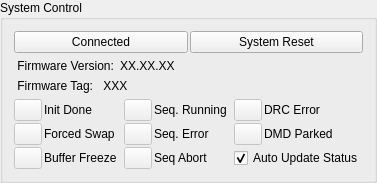
             <widget class="QGroupBox" name="groupBox_SystemCtrl">
              <property name="sizePolicy">
               <sizepolicy hsizetype="Minimum" vsizetype="Minimum">
                <horstretch>0</horstretch>
                <verstretch>0</verstretch>
               </sizepolicy>
              </property>
              <property name="title">
               <string>System Control</string>
              </property>
              <layout class="QGridLayout" name="gridLayout_31">
               <item row="1" column="0">
                <layout class="QFormLayout" name="formLayout_2">
                 <property name="fieldGrowthPolicy">
                  <enum>QFormLayout::AllNonFixedFieldsGrow</enum>
                 </property>
                 <item row="0" column="0">
                  <widget class="QLabel" name="label_API">
                   <property name="text">
                    <string> Firmware Version:</string>
                   </property>
                  </widget>
                 </item>
                 <item row="0" column="1">
                  <widget class="QLabel" name="label_ApiVersion">
                   <property name="text">
                    <string>XX.XX.XX</string>
                   </property>
                  </widget>
                 </item>
                </layout>
               </item>
               <item row="0" column="0">
                <layout class="QHBoxLayout" name="horizontalLayout_8">
                 <property name="spacing">
                  <number>2</number>
                 </property>
                 <item>
                  <widget class="QPushButton" name="pushButton_Connect">
                   <property name="sizePolicy">
                    <sizepolicy hsizetype="Minimum" vsizetype="MinimumExpanding">
                     <horstretch>0</horstretch>
                     <verstretch>0</verstretch>
                    </sizepolicy>
                   </property>
                   <property name="acceptDrops">
                    <bool>false</bool>
                   </property>
                   <property name="text">
                    <string>Connected</string>
                   </property>
                   <property name="icon">
                    <iconset resource="Lcr2.qrc">
                     <normaloff>:/new/prefix1/Icons/Led_G.png</normaloff>
                     <disabledoff>:/new/prefix1/Icons/Led_R.png</disabledoff>
                     <disabledon>:/new/prefix1/Icons/Led_R.png</disabledon>:/new/prefix1/Icons/Led_G.png</iconset>
                   </property>
                  </widget>
                 </item>
                 <item>
                  <widget class="QPushButton" name="pushButton_Reset">
                   <property name="sizePolicy">
                    <sizepolicy hsizetype="Minimum" vsizetype="MinimumExpanding">
                     <horstretch>0</horstretch>
                     <verstretch>0</verstretch>
                    </sizepolicy>
                   </property>
                   <property name="text">
                    <string>System Reset</string>
                   </property>
                  </widget>
                 </item>
                </layout>
               </item>
               <item row="2" column="0">
                <layout class="QFormLayout" name="formLayout_8">
                 <property name="fieldGrowthPolicy">
                  <enum>QFormLayout::AllNonFixedFieldsGrow</enum>
                 </property>
                 <item row="0" column="0">
                  <widget class="QLabel" name="label_firmwareTag">
                   <property name="text">
                    <string> Firmware Tag:</string>
                   </property>
                  </widget>
                 </item>
                 <item row="0" column="1">
                  <widget class="QLabel" name="label_firmwareTagInfo">
                   <property name="text">
                    <string> XXX</string>
                   </property>
                  </widget>
                 </item>
                </layout>
               </item>
               <item row="3" column="0">
                <layout class="QGridLayout" name="gridLayout_10" rowstretch="0,0,0" columnstretch="1,0,0,0,0,0,0,0">
                 <property name="sizeConstraint">
                  <enum>QLayout::SetDefaultConstraint</enum>
                 </property>
                 <property name="spacing">
                  <number>2</number>
                 </property>
                 <item row="0" column="4">
                  <widget class="QLabel" name="label_statusSeqRun">
                   <property name="text">
                    <string>Seq. Running</string>
                   </property>
                  </widget>
                 </item>
                 <item row="0" column="3">
                  <widget class="QPushButton" name="indicatorButton_statusSeqRun">
                   <property name="enabled">
                    <bool>false</bool>
                   </property>
                   <property name="maximumSize">
                    <size>
                     <width>28</width>
                     <height>24</height>
                    </size>
                   </property>
                   <property name="acceptDrops">
                    <bool>false</bool>
                   </property>
                   <property name="text">
                    <string/>
                   </property>
                   <property name="icon">
                    <iconset resource="Lcr2.qrc">
                     <normaloff>:/new/prefix1/Icons/Led_G.png</normaloff>:/new/prefix1/Icons/Led_G.png</iconset>
                   </property>
                  </widget>
                 </item>
                 <item row="1" column="3">
                  <widget class="QPushButton" name="indicatorButton_statusSeqErr">
                   <property name="enabled">
                    <bool>false</bool>
                   </property>
                   <property name="maximumSize">
                    <size>
                     <width>28</width>
                     <height>24</height>
                    </size>
                   </property>
                   <property name="acceptDrops">
                    <bool>false</bool>
                   </property>
                   <property name="text">
                    <string/>
                   </property>
                   <property name="icon">
                    <iconset resource="Lcr2.qrc">
                     <normaloff>:/new/prefix1/Icons/Led_R.png</normaloff>:/new/prefix1/Icons/Led_R.png</iconset>
                   </property>
                  </widget>
                 </item>
                 <item row="0" column="1">
                  <widget class="QLabel" name="label_statusInitDone">
                   <property name="text">
                    <string>Init Done</string>
                   </property>
                  </widget>
                 </item>
                 <item row="0" column="2">
                  <spacer name="horizontalSpacer">
                   <property name="orientation">
                    <enum>Qt::Horizontal</enum>
                   </property>
                   <property name="sizeType">
                    <enum>QSizePolicy::Minimum</enum>
                   </property>
                   <property name="sizeHint" stdset="0">
                    <size>
                     <width>5</width>
                     <height>20</height>
                    </size>
                   </property>
                  </spacer>
                 </item>
                 <item row="1" column="0">
                  <widget class="QPushButton" name="indicatorButton_statusForcedSwap">
                   <property name="enabled">
                    <bool>false</bool>
                   </property>
                   <property name="maximumSize">
                    <size>
                     <width>28</width>
                     <height>24</height>
                    </size>
                   </property>
                   <property name="acceptDrops">
                    <bool>false</bool>
                   </property>
                   <property name="text">
                    <string/>
                   </property>
                   <property name="icon">
                    <iconset resource="Lcr2.qrc">
                     <normaloff>:/new/prefix1/Icons/Led_R.png</normaloff>:/new/prefix1/Icons/Led_R.png</iconset>
                   </property>
                  </widget>
                 </item>
                 <item row="1" column="1">
                  <widget class="QLabel" name="label_statusForcedSwap">
                   <property name="toolTip">
                    <string>Forced Swap : When highlighted red, the DLPC350 sequencer detected
a forced buffer swap error indicating that image data has been
displayed from the wrong internal display buffer. When highlighted
gray, no buffer swap error has occurred. This error can occur if
the DLP LightCrafter 4500 is set to Video Mode and the vertical
backporch timing is too small. The error can also occur if the DLP
LightCrafter 4500 is set to Pattern Sequence mode with patterns
input from the video port and pattern sequence timings do not 
match the video port VSYNC.</string>
                   </property>
                   <property name="toolTipDuration">
                    <number>-1</number>
                   </property>
                   <property name="text">
                    <string>Forced Swap</string>
                   </property>
                  </widget>
                 </item>
                 <item row="0" column="0">
                  <widget class="QPushButton" name="indicatorButton_statusInitDone">
                   <property name="enabled">
                    <bool>false</bool>
                   </property>
                   <property name="maximumSize">
                    <size>
                     <width>28</width>
                     <height>24</height>
                    </size>
                   </property>
                   <property name="acceptDrops">
                    <bool>false</bool>
                   </property>
                   <property name="text">
                    <string/>
                   </property>
                   <property name="icon">
                    <iconset resource="Lcr2.qrc">
                     <normaloff>:/new/prefix1/Icons/Led_G.png</normaloff>:/new/prefix1/Icons/Led_G.png</iconset>
                   </property>
                  </widget>
                 </item>
                 <item row="0" column="5">
                  <spacer name="horizontalSpacer_6">
                   <property name="orientation">
                    <enum>Qt::Horizontal</enum>
                   </property>
                   <property name="sizeType">
                    <enum>QSizePolicy::Minimum</enum>
                   </property>
                   <property name="sizeHint" stdset="0">
                    <size>
                     <width>5</width>
                     <height>20</height>
                    </size>
                   </property>
                  </spacer>
                 </item>
                 <item row="1" column="4">
                  <widget class="QLabel" name="label_statusSeqErr">
                   <property name="text">
                    <string>Seq. Error</string>
                   </property>
                  </widget>
                 </item>
                 <item row="1" column="6">
                  <widget class="QPushButton" name="indicatorButton_statusDmdParked">
                   <property name="enabled">
                    <bool>false</bool>
                   </property>
                   <property name="maximumSize">
                    <size>
                     <width>28</width>
                     <height>24</height>
                    </size>
                   </property>
                   <property name="acceptDrops">
                    <bool>false</bool>
                   </property>
                   <property name="text">
                    <string/>
                   </property>
                   <property name="icon">
                    <iconset resource="Lcr2.qrc">
                     <normaloff>:/new/prefix1/Icons/Led_Y.png</normaloff>:/new/prefix1/Icons/Led_Y.png</iconset>
                   </property>
                  </widget>
                 </item>
                 <item row="0" column="7">
                  <widget class="QLabel" name="label_statusDrcErr">
                   <property name="text">
                    <string>DRC Error</string>
                   </property>
                  </widget>
                 </item>
                 <item row="1" column="7">
                  <widget class="QLabel" name="label_statusDMDParked">
                   <property name="text">
                    <string>DMD Parked</string>
                   </property>
                  </widget>
                 </item>
                 <item row="0" column="6">
                  <widget class="QPushButton" name="indicatorButton_statusDrcErr">
                   <property name="enabled">
                    <bool>false</bool>
                   </property>
                   <property name="maximumSize">
                    <size>
                     <width>28</width>
                     <height>24</height>
                    </size>
                   </property>
                   <property name="acceptDrops">
                    <bool>false</bool>
                   </property>
                   <property name="text">
                    <string/>
                   </property>
                   <property name="icon">
                    <iconset resource="Lcr2.qrc">
                     <normaloff>:/new/prefix1/Icons/Led_R.png</normaloff>:/new/prefix1/Icons/Led_R.png</iconset>
                   </property>
                  </widget>
                 </item>
                 <item row="2" column="1">
                  <widget class="QLabel" name="label_statusBufSwap">
                   <property name="enabled">
                    <bool>true</bool>
                   </property>
                   <property name="font">
                    <font>
                     <weight>50</weight>
                     <bold>false</bold>
                     <strikeout>false</strikeout>
                    </font>
                   </property>
                   <property name="autoFillBackground">
                    <bool>false</bool>
                   </property>
                   <property name="text">
                    <string>Buffer Freeze</string>
                   </property>
                  </widget>
                 </item>
                 <item row="2" column="0">
                  <widget class="QPushButton" name="indicatorButton_statusBufFreeze">
                   <property name="enabled">
                    <bool>false</bool>
                   </property>
                   <property name="maximumSize">
                    <size>
                     <width>28</width>
                     <height>24</height>
                    </size>
                   </property>
                   <property name="acceptDrops">
                    <bool>false</bool>
                   </property>
                   <property name="text">
                    <string/>
                   </property>
                   <property name="icon">
                    <iconset resource="Lcr2.qrc">
                     <normaloff>:/new/prefix1/Icons/Led_Y.png</normaloff>:/new/prefix1/Icons/Led_Y.png</iconset>
                   </property>
                  </widget>
                 </item>
                 <item row="2" column="3">
                  <widget class="QPushButton" name="indicatorButton_statusSeqAbort">
                   <property name="enabled">
                    <bool>false</bool>
                   </property>
                   <property name="maximumSize">
                    <size>
                     <width>28</width>
                     <height>24</height>
                    </size>
                   </property>
                   <property name="acceptDrops">
                    <bool>false</bool>
                   </property>
                   <property name="text">
                    <string/>
                   </property>
                   <property name="icon">
                    <iconset resource="Lcr2.qrc">
                     <normaloff>:/new/prefix1/Icons/Led_R.png</normaloff>:/new/prefix1/Icons/Led_R.png</iconset>
                   </property>
                   <property name="checkable">
                    <bool>false</bool>
                   </property>
                  </widget>
                 </item>
                 <item row="2" column="4">
                  <widget class="QLabel" name="label_statusSeqAbort">
                   <property name="text">
                    <string>Seq Abort</string>
                   </property>
                  </widget>
                 </item>
                 <item row="2" column="6" colspan="2">
                  <widget class="QCheckBox" name="checkBox_updateStatus">
                   <property name="text">
                    <string>Auto Update Status</string>
                   </property>
                   <property name="checked">
                    <bool>true</bool>
                   </property>
                  </widget>
                 </item>
                </layout>
               </item>
              </layout>
             </widget>
